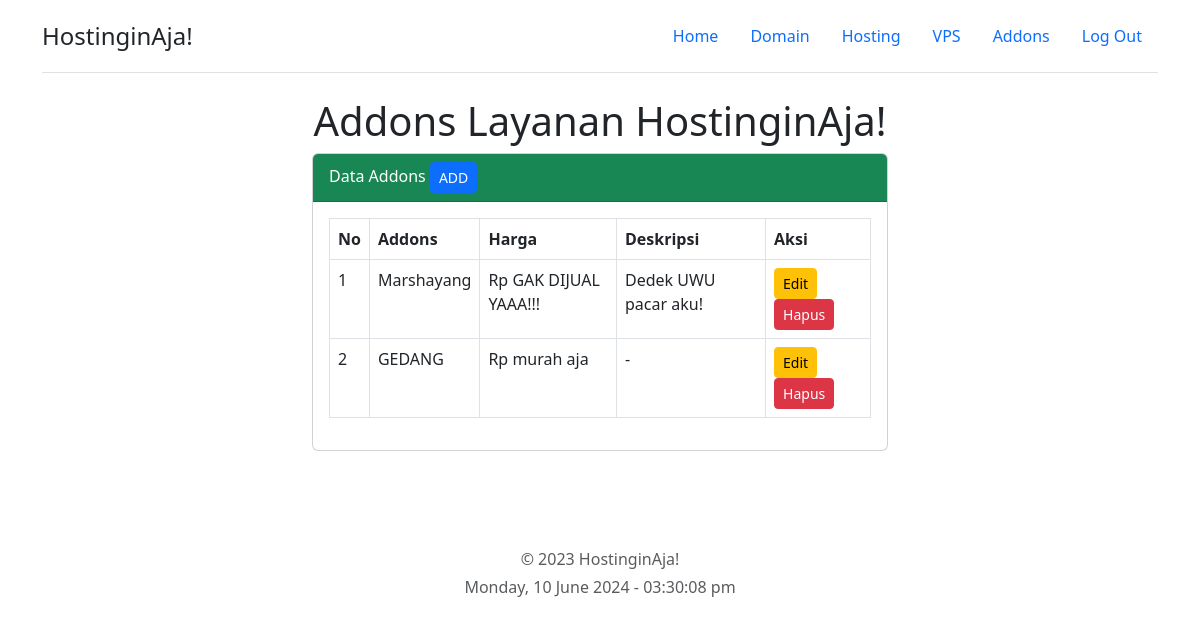
Page /indexaddons.php on the committed database.
### tables this page shows
CREATE TABLE `barang` (
  `id` int(11) NOT NULL,
  `nama` varchar(100) DEFAULT NULL,
  `harga` varchar(50) DEFAULT NULL,
  `deskripsi` text DEFAULT NULL,
  `gambar` varchar(250) DEFAULT NULL
);

### indexaddons.php (the view, shortened to what this page needs)
<!DOCTYPE html>
<html>
<head>
</head>
<link rel="stylesheet" type="text/css" href="assets/dist/css/bootstrap.min.css">
<body>
    <div class="container">
        <header class="d-flex flex-wrap justify-content-center py-3 mb-4 border-bottom">
            <a href="index.php?target=home" class="d-flex align-items-center mb-3 mb-md-0 me-md-auto text-dark text-decoration-none">
                <span class="fs-4">HostinginAja!</span>
            </a>
            <ul class="nav nav-pills">
				<li class="nav-item"><a href="index.php?target=home" class="nav-link">Home</a></li>
                <li class="nav-item"><a href="index.php?target=domain" class="nav-link">Domain</a></li>
                <li class="nav-item"><a href="index.php?target=hosting" class="nav-link">Hosting</a></li>
                <li class="nav-item"><a href="index.php?target=vps" class="nav-link">VPS</a></li>
                <li class="nav-item"><a href="index.php?target=addons" class="nav-link">Addons</a></li>
                <li class="nav-item"><a href="logout.php" class="nav-link">Log Out</a></li>
            </ul>
        </header>
    </div>
	<div class="container col-md-6 mt-4">
		<center><h1>Addons Layanan HostinginAja!</h1></center>
		<div class="card">
			<div class="card-header bg-success text-white ">
				Data Addons <a href="tambah.php" class="btn btn-sm btn-primary float-right">ADD</a>
			</div>
			<div class="card-body">
				<table class="table table-bordered">
					<thead>
						<tr>
							<th>No</th>
							<th>Addons</th>
							<th>Harga</th>
							<th>Deskripsi</th>
							<th>Aksi</th>
						</tr>
					</thead>
					<tbody>
						<?php
							include('koneksi.php');
							$datas = mysqli_query($koneksi, "select * from barang") or die(mysqli_error($koneksi));
							$no = 1;
							while($row = mysqli_fetch_assoc($datas)) {
						?>
					<tr>
						<td><?= $no; ?></td>
						<td><?= $row['nama'];?></td>
						<td>Rp <?= $row['harga']; ?></td>
						<td><?= $row['deskripsi']; ?></td>
						<td>
								<a href="edit.php?id=<?= $row['id']; ?>" class="btn btn-sm btn-warning">Edit</a>
								<a href="hapus.php?id=<?= $row['id']; ?>" class="btn btn-sm btn-danger" onclick="return confirm('anda yakin ingin hapus?');">Hapus</a>
						</td>
					</tr>
						<?php $no++; } ?>
					</tbody>
				</table>
			</div>
		</div>
	</div>
    <footer class="my-5 pt-5 text-muted text-center text-small">
        <p class="mb-1">&copy; 2023 HostinginAja!</p>
        <?php
        $today = date("l, d F Y - h:i:s a");
        ?>
        <?=$today?></p>
    </footer>
</body>
</html>

### rows in the picture
barang: nama "Marshayang", harga "GAK DIJUAL YAAA!!!", deskripsi "Dedek UWU pacar aku!"
barang: nama "GEDANG", harga "murah aja", deskripsi "-"
